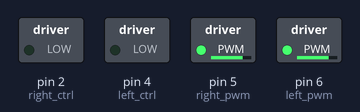
Bench run of a sketch on a simulated Arduino Uno, built with avr-gcc and run on an emulated ATmega328P. On the bench: switched loads named in the sketch (green lamp = pin HIGH).

Above: at 0.05 s.
At 2.5 s:
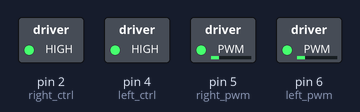
At 5.0 s:
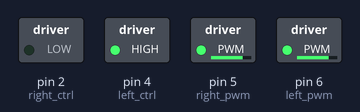
At 7.5 s:
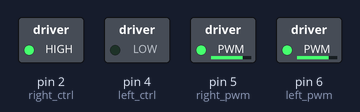
At 10.0 s:
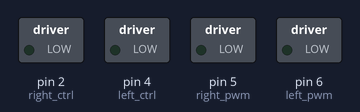
Timing chart, 0 to 13.0 s (numbered marks = the images above):
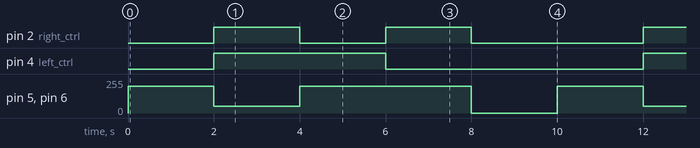

Measured:
- by itself, pin 2 (right_ctrl): repeats every 10.0 s: LOW 2.0 s, HIGH 2.0 s, LOW 4.0 s, HIGH 2.0 s
- by itself, pin 4 (left_ctrl): alternates HIGH for 4.0 s and LOW for 6.0 s
- by itself, pin 5 (right_pwm), pin 6 (left_pwm): repeats every 10.0 s: 50/255 2.0 s, 200/255 4.0 s, 0/255 2.0 s, 200/255 2.0 s

The sketch:

motorcontrol.ino
```cpp
/*
 Project 06 Motor drive and speed regulation
 Motor moves forward, backward, left and right
*/
const int left_ctrl = 4;//define the direction control pin(D4) of the left motor
const int left_pwm = 6;// define the speed control pin(D6) of the left motor
const int right_ctrl = 2;//define the direction control pin(D2) of the right motor
const int right_pwm = 5;//define the speed control pin(D5) of the right motor

void setup()
{
  pinMode(left_ctrl,OUTPUT);//Set the direction control pin of the left motor to OUTPUT
  pinMode(left_pwm,OUTPUT);//Set the PWM control speed of the left motor to OUTPUT
  pinMode(right_ctrl,OUTPUT);//Set the direction control pin of the right motor to OUTPUT
  pinMode(right_pwm,OUTPUT);//Set the PWM control speed of the right motor to OUTPUT
}

void loop()
{
  //front
  digitalWrite(left_ctrl,LOW); //Set direction control pins of the left motor to LOW
  analogWrite(left_pwm,200); //Set the PWM control speed of the left motor to 200
  digitalWrite(right_ctrl,LOW); //set control pins of the right motor to LOW
  analogWrite(right_pwm,200); //Set the PWM control speed of the right motor to 200
  delay(2000);//delay in 2s

  //back
  digitalWrite(left_ctrl,HIGH); //set control pins of the left motor to HIGH
  analogWrite(left_pwm,50); //Set the PWM control speed of the left motor to 50
  digitalWrite(right_ctrl,HIGH); //Set direction control pins of the right motor to HIGH
  analogWrite(right_pwm,50); //Set the PWM control speed of the right motor to 50
  delay(2000);//delay in 2s

  //left
  digitalWrite(left_ctrl,HIGH); //set control pins of the left motor to HIGH
  analogWrite(left_pwm,200); //Set the PWM control speed of the left motor to 200
  digitalWrite(right_ctrl,LOW); //set control pins of the right motor to LOW
  analogWrite(right_pwm,200); //Set the PWM control speed of the right motor to 200
  delay(2000);//delay in 2s

  //right
  digitalWrite(left_ctrl,LOW); //Set direction control pins of the left motor to LOW
  analogWrite(left_pwm,200); //Set the PWM control speed of the left motor to 200
  digitalWrite(right_ctrl,HIGH); //Set direction control pins of the right motor to HIGH
  analogWrite(right_pwm,200); //Set the PWM control speed of the right motor to 200
  delay(2000);//delay in 2s

  //stop
  digitalWrite(left_ctrl,LOW);//Set direction control pins of the left motor to LOW
  analogWrite(left_pwm,0);//Set the PWM control speed of the left motor to 0
  digitalWrite(right_ctrl,LOW);//set control pins of the right motor to LOW
  analogWrite(right_pwm,0);//set Set the PWM control speed of the right motor to 0
  delay(2000);//delay in 2s
}
```
